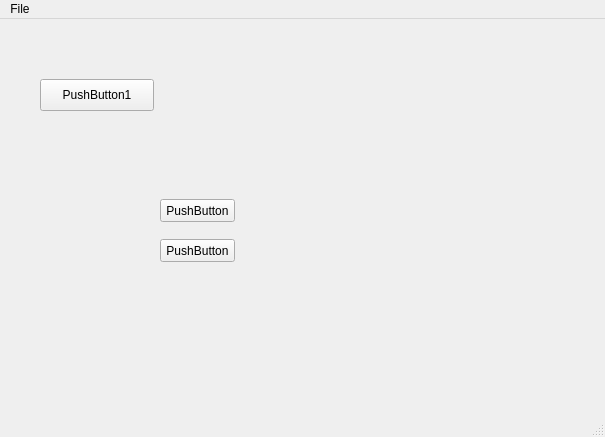
<?xml version="1.0" encoding="UTF-8"?>
<ui version="4.0">
 <class>MainWindow</class>
 <widget class="QMainWindow" name="MainWindow">
  <property name="geometry">
   <rect>
    <x>0</x>
    <y>0</y>
    <width>605</width>
    <height>437</height>
   </rect>
  </property>
  <property name="windowTitle">
   <string>MainWindow</string>
  </property>
  <widget class="QWidget" name="centralWidget">
   <widget class="QPushButton" name="pushButton">
    <property name="geometry">
     <rect>
      <x>40</x>
      <y>60</y>
      <width>114</width>
      <height>32</height>
     </rect>
    </property>
    <property name="text">
     <string>PushButton1</string>
    </property>
   </widget>
   <widget class="QPushButton" name="pushButton_2">
    <property name="geometry">
     <rect>
      <x>160</x>
      <y>180</y>
      <width>75</width>
      <height>23</height>
     </rect>
    </property>
    <property name="text">
     <string>PushButton</string>
    </property>
   </widget>
   <widget class="QPushButton" name="pushButton_3">
    <property name="geometry">
     <rect>
      <x>160</x>
      <y>220</y>
      <width>75</width>
      <height>23</height>
     </rect>
    </property>
    <property name="text">
     <string>PushButton</string>
    </property>
   </widget>
  </widget>
  <widget class="QStatusBar" name="statusBar"/>
  <widget class="QMenuBar" name="menuBar">
   <property name="geometry">
    <rect>
     <x>0</x>
     <y>0</y>
     <width>605</width>
     <height>21</height>
    </rect>
   </property>
   <widget class="QMenu" name="menuFile">
    <property name="title">
     <string>File</string>
    </property>
    <addaction name="actionQuit"/>
   </widget>
   <addaction name="menuFile"/>
  </widget>
  <action name="actionQuit">
   <property name="text">
    <string>Quit</string>
   </property>
  </action>
 </widget>
 <layoutdefault spacing="6" margin="11"/>
 <resources/>
 <connections>
  <connection>
   <sender>actionQuit</sender>
   <signal>triggered()</signal>
   <receiver>MainWindow</receiver>
   <slot>close()</slot>
   <hints>
    <hint type="sourcelabel">
     <x>-1</x>
     <y>-1</y>
    </hint>
    <hint type="destinationlabel">
     <x>302</x>
     <y>218</y>
    </hint>
   </hints>
  </connection>
 </connections>
 <slots>
  <slot>checkbox_on()</slot>
  <slot>checkbox_off()</slot>
  <slot>whatever()</slot>
 </slots>
</ui>
